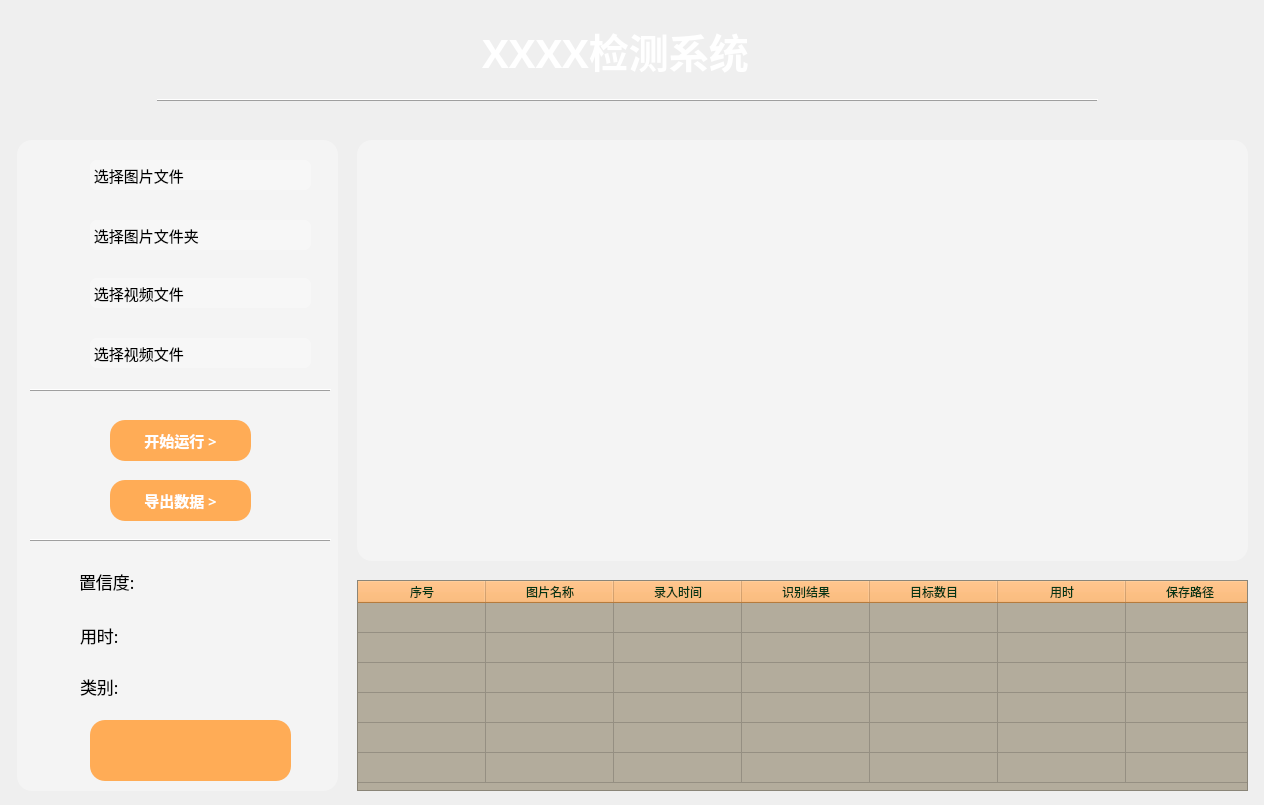
<?xml version="1.0" encoding="UTF-8"?>
<ui version="4.0">
 <class>MainWindow</class>
 <widget class="QMainWindow" name="MainWindow">
  <property name="windowModality">
   <enum>Qt::NonModal</enum>
  </property>
  <property name="enabled">
   <bool>true</bool>
  </property>
  <property name="geometry">
   <rect>
    <x>0</x>
    <y>0</y>
    <width>1264</width>
    <height>805</height>
   </rect>
  </property>
  <property name="minimumSize">
   <size>
    <width>1264</width>
    <height>799</height>
   </size>
  </property>
  <property name="maximumSize">
   <size>
    <width>1264</width>
    <height>805</height>
   </size>
  </property>
  <property name="font">
   <font>
    <family>仿宋</family>
   </font>
  </property>
  <property name="contextMenuPolicy">
   <enum>Qt::DefaultContextMenu</enum>
  </property>
  <property name="windowTitle">
   <string>基于深度学习的xxxxx</string>
  </property>
  <property name="autoFillBackground">
   <bool>false</bool>
  </property>
  <property name="styleSheet">
   <string notr="true">#centralwidget {background-image: url(&quot;D:/lg/BaiduSyncdisk/project/person_code/project_self/11_fruit_detect/code_yolov5/icon/background.jpg&quot;);}

</string>
  </property>
  <property name="locale">
   <locale language="Chinese" country="China"/>
  </property>
  <property name="setWindowFlags" stdset="0">
   <string>QtCore.Qt.FramelessWindowHint</string>
  </property>
  <property name="setAttribute" stdset="0">
   <string>QtCore.Qt.WA_TranslucentBackground</string>
  </property>
  <widget class="QWidget" name="centralwidget">
   <property name="font">
    <font>
     <family>黑体</family>
    </font>
   </property>
   <widget class="QLabel" name="label_title">
    <property name="geometry">
     <rect>
      <x>90</x>
      <y>20</y>
      <width>1051</width>
      <height>61</height>
     </rect>
    </property>
    <property name="minimumSize">
     <size>
      <width>0</width>
      <height>0</height>
     </size>
    </property>
    <property name="maximumSize">
     <size>
      <width>10000</width>
      <height>10000</height>
     </size>
    </property>
    <property name="font">
     <font>
      <family>微软雅黑</family>
      <pointsize>30</pointsize>
      <weight>75</weight>
      <italic>false</italic>
      <bold>true</bold>
     </font>
    </property>
    <property name="styleSheet">
     <string notr="true">color: rgb(255, 255, 255);</string>
    </property>
    <property name="locale">
     <locale language="English" country="UnitedStates"/>
    </property>
    <property name="text">
     <string>XXXX检测系统</string>
    </property>
    <property name="alignment">
     <set>Qt::AlignCenter</set>
    </property>
   </widget>
   <widget class="QFrame" name="frame">
    <property name="geometry">
     <rect>
      <x>157</x>
      <y>90</y>
      <width>941</width>
      <height>20</height>
     </rect>
    </property>
    <property name="font">
     <font>
      <pointsize>9</pointsize>
     </font>
    </property>
    <property name="acceptDrops">
     <bool>true</bool>
    </property>
    <property name="toolTipDuration">
     <number>-2</number>
    </property>
    <property name="frameShape">
     <enum>QFrame::HLine</enum>
    </property>
    <property name="frameShadow">
     <enum>QFrame::Raised</enum>
    </property>
    <property name="lineWidth">
     <number>1</number>
    </property>
   </widget>
   <widget class="QLabel" name="label_img">
    <property name="geometry">
     <rect>
      <x>357</x>
      <y>140</y>
      <width>891</width>
      <height>421</height>
     </rect>
    </property>
    <property name="styleSheet">
     <string notr="true">background-color: rgba(255,255,255, 80);
border-radius: 15px;
</string>
    </property>
    <property name="text">
     <string/>
    </property>
    <property name="pixmap">
     <pixmap>icon/zhutu2.png</pixmap>
    </property>
    <property name="alignment">
     <set>Qt::AlignCenter</set>
    </property>
    <property name="wordWrap">
     <bool>false</bool>
    </property>
    <property name="margin">
     <number>0</number>
    </property>
    <property name="indent">
     <number>-1</number>
    </property>
    <property name="openExternalLinks">
     <bool>false</bool>
    </property>
   </widget>
   <widget class="QLabel" name="label_23">
    <property name="geometry">
     <rect>
      <x>250</x>
      <y>197</y>
      <width>50</width>
      <height>27</height>
     </rect>
    </property>
    <property name="text">
     <string/>
    </property>
    <property name="pixmap">
     <pixmap>icon2/mubiaojiance.png</pixmap>
    </property>
    <property name="alignment">
     <set>Qt::AlignCenter</set>
    </property>
   </widget>
   <widget class="QLabel" name="label_24">
    <property name="geometry">
     <rect>
      <x>260</x>
      <y>240</y>
      <width>30</width>
      <height>30</height>
     </rect>
    </property>
    <property name="text">
     <string/>
    </property>
    <property name="pixmap">
     <pixmap>icon2/mubiaogenzong.png</pixmap>
    </property>
    <property name="alignment">
     <set>Qt::AlignCenter</set>
    </property>
   </widget>
   <widget class="QFrame" name="frame_3">
    <property name="geometry">
     <rect>
      <x>30</x>
      <y>380</y>
      <width>301</width>
      <height>20</height>
     </rect>
    </property>
    <property name="font">
     <font>
      <pointsize>9</pointsize>
     </font>
    </property>
    <property name="frameShape">
     <enum>QFrame::HLine</enum>
    </property>
    <property name="frameShadow">
     <enum>QFrame::Raised</enum>
    </property>
    <property name="lineWidth">
     <number>1</number>
    </property>
   </widget>
   <widget class="QFrame" name="frame_6">
    <property name="geometry">
     <rect>
      <x>30</x>
      <y>530</y>
      <width>301</width>
      <height>20</height>
     </rect>
    </property>
    <property name="font">
     <font>
      <pointsize>2</pointsize>
     </font>
    </property>
    <property name="frameShape">
     <enum>QFrame::HLine</enum>
    </property>
    <property name="frameShadow">
     <enum>QFrame::Raised</enum>
    </property>
    <property name="lineWidth">
     <number>1</number>
    </property>
    <property name="midLineWidth">
     <number>0</number>
    </property>
   </widget>
   <widget class="QPushButton" name="pushButton_start">
    <property name="geometry">
     <rect>
      <x>110</x>
      <y>420</y>
      <width>141</width>
      <height>41</height>
     </rect>
    </property>
    <property name="font">
     <font>
      <family>黑体</family>
      <pointsize>11</pointsize>
      <weight>75</weight>
      <bold>true</bold>
     </font>
    </property>
    <property name="styleSheet">
     <string notr="true">background-color: rgb(255,172,86);

border-radius: 15px;

color: rgb(255,255,255);</string>
    </property>
    <property name="text">
     <string>开始运行 &gt;</string>
    </property>
   </widget>
   <widget class="QLabel" name="label_score">
    <property name="geometry">
     <rect>
      <x>190</x>
      <y>566</y>
      <width>131</width>
      <height>31</height>
     </rect>
    </property>
    <property name="font">
     <font>
      <family>黑体</family>
      <pointsize>13</pointsize>
     </font>
    </property>
    <property name="styleSheet">
     <string notr="true">color: rgb(0, 0, 0);</string>
    </property>
    <property name="locale">
     <locale language="English" country="UnitedStates"/>
    </property>
    <property name="text">
     <string/>
    </property>
   </widget>
   <widget class="QLabel" name="label_classes">
    <property name="geometry">
     <rect>
      <x>800</x>
      <y>690</y>
      <width>41</width>
      <height>31</height>
     </rect>
    </property>
    <property name="font">
     <font>
      <family>黑体</family>
      <pointsize>13</pointsize>
     </font>
    </property>
    <property name="styleSheet">
     <string notr="true">color: rgb(255, 255, 255);</string>
    </property>
    <property name="text">
     <string/>
    </property>
   </widget>
   <widget class="QLabel" name="label_img_path">
    <property name="geometry">
     <rect>
      <x>90</x>
      <y>160</y>
      <width>221</width>
      <height>30</height>
     </rect>
    </property>
    <property name="font">
     <font>
      <family>黑体</family>
      <pointsize>11</pointsize>
      <weight>50</weight>
      <bold>false</bold>
     </font>
    </property>
    <property name="toolTipDuration">
     <number>-1</number>
    </property>
    <property name="styleSheet">
     <string notr="true">background-color: rgba(255, 255, 255, 80);

border-radius: 7px;

color: rgb(0,0,0);</string>
    </property>
    <property name="text">
     <string> 选择图片文件</string>
    </property>
    <property name="textFormat">
     <enum>Qt::AutoText</enum>
    </property>
   </widget>
   <widget class="QPushButton" name="pushButton_img">
    <property name="geometry">
     <rect>
      <x>30</x>
      <y>150</y>
      <width>45</width>
      <height>45</height>
     </rect>
    </property>
    <property name="styleSheet">
     <string notr="true">QPushButton {
    background-color: transparent;
    border-radius: 10px; /* 设置圆角半径为10像素 */
}

QPushButton:hover {
    background-color: rgb(98, 105, 111);
}</string>
    </property>
    <property name="text">
     <string/>
    </property>
    <property name="icon">
     <iconset>
      <normaloff>icon/dirs.png</normaloff>icon/dirs.png</iconset>
    </property>
    <property name="iconSize">
     <size>
      <width>40</width>
      <height>27</height>
     </size>
    </property>
   </widget>
   <widget class="QPushButton" name="pushButton_dir">
    <property name="geometry">
     <rect>
      <x>30</x>
      <y>212</y>
      <width>45</width>
      <height>45</height>
     </rect>
    </property>
    <property name="styleSheet">
     <string notr="true">QPushButton {
    background-color: transparent;
    border-radius: 10px; /* 设置圆角半径为10像素 */
}

QPushButton:hover {
    background-color: rgb(98, 105, 111);
}</string>
    </property>
    <property name="text">
     <string/>
    </property>
    <property name="icon">
     <iconset>
      <normaloff>icon/dir.png</normaloff>icon/dir.png</iconset>
    </property>
    <property name="iconSize">
     <size>
      <width>40</width>
      <height>27</height>
     </size>
    </property>
   </widget>
   <widget class="QLabel" name="label_dir_path">
    <property name="geometry">
     <rect>
      <x>90</x>
      <y>220</y>
      <width>221</width>
      <height>30</height>
     </rect>
    </property>
    <property name="font">
     <font>
      <family>黑体</family>
      <pointsize>11</pointsize>
      <weight>50</weight>
      <bold>false</bold>
     </font>
    </property>
    <property name="toolTipDuration">
     <number>-1</number>
    </property>
    <property name="styleSheet">
     <string notr="true">background-color: rgba(255, 255, 255, 80);

border-radius: 7px;

color: rgb(0,0,0);</string>
    </property>
    <property name="text">
     <string> 选择图片文件夹</string>
    </property>
    <property name="textFormat">
     <enum>Qt::AutoText</enum>
    </property>
   </widget>
   <widget class="QPushButton" name="pushButton_video">
    <property name="geometry">
     <rect>
      <x>30</x>
      <y>270</y>
      <width>45</width>
      <height>45</height>
     </rect>
    </property>
    <property name="styleSheet">
     <string notr="true">QPushButton {
    background-color: transparent;
    border-radius: 10px; /* 设置圆角半径为10像素 */
}

QPushButton:hover {
    background-color: rgb(98, 105, 111);
}</string>
    </property>
    <property name="text">
     <string/>
    </property>
    <property name="icon">
     <iconset>
      <normaloff>icon/shipinwenjian.png</normaloff>icon/shipinwenjian.png</iconset>
    </property>
    <property name="iconSize">
     <size>
      <width>40</width>
      <height>27</height>
     </size>
    </property>
   </widget>
   <widget class="QLabel" name="label_video_path">
    <property name="geometry">
     <rect>
      <x>90</x>
      <y>278</y>
      <width>221</width>
      <height>30</height>
     </rect>
    </property>
    <property name="font">
     <font>
      <family>黑体</family>
      <pointsize>11</pointsize>
      <weight>50</weight>
      <bold>false</bold>
     </font>
    </property>
    <property name="toolTipDuration">
     <number>-1</number>
    </property>
    <property name="styleSheet">
     <string notr="true">background-color: rgba(255, 255, 255, 80);

border-radius: 7px;

color: rgb(0,0,0);</string>
    </property>
    <property name="text">
     <string> 选择视频文件</string>
    </property>
    <property name="textFormat">
     <enum>Qt::AutoText</enum>
    </property>
   </widget>
   <widget class="QPushButton" name="pushButton_export">
    <property name="geometry">
     <rect>
      <x>110</x>
      <y>480</y>
      <width>141</width>
      <height>41</height>
     </rect>
    </property>
    <property name="font">
     <font>
      <family>黑体</family>
      <pointsize>11</pointsize>
      <weight>75</weight>
      <bold>true</bold>
     </font>
    </property>
    <property name="styleSheet">
     <string notr="true">background-color: rgb(255,172,86);

border-radius: 15px;

color: rgb(255,255,255);</string>
    </property>
    <property name="text">
     <string>导出数据 &gt;</string>
    </property>
   </widget>
   <widget class="QLabel" name="label_15">
    <property name="geometry">
     <rect>
      <x>40</x>
      <y>671</y>
      <width>30</width>
      <height>30</height>
     </rect>
    </property>
    <property name="text">
     <string/>
    </property>
    <property name="pixmap">
     <pixmap>icon/leibie.png</pixmap>
    </property>
    <property name="alignment">
     <set>Qt::AlignCenter</set>
    </property>
   </widget>
   <widget class="QLabel" name="label_7">
    <property name="geometry">
     <rect>
      <x>80</x>
      <y>671</y>
      <width>71</width>
      <height>31</height>
     </rect>
    </property>
    <property name="font">
     <font>
      <family>黑体</family>
      <pointsize>13</pointsize>
     </font>
    </property>
    <property name="styleSheet">
     <string notr="true">color: rgb(0, 0, 0);</string>
    </property>
    <property name="locale">
     <locale language="English" country="UnitedStates"/>
    </property>
    <property name="text">
     <string>类别:</string>
    </property>
   </widget>
   <widget class="QLabel" name="label_6">
    <property name="geometry">
     <rect>
      <x>79</x>
      <y>561</y>
      <width>91</width>
      <height>41</height>
     </rect>
    </property>
    <property name="font">
     <font>
      <family>黑体</family>
      <pointsize>13</pointsize>
     </font>
    </property>
    <property name="styleSheet">
     <string notr="true">color: rgb(0, 0, 0);</string>
    </property>
    <property name="locale">
     <locale language="English" country="UnitedStates"/>
    </property>
    <property name="text">
     <string>置信度:</string>
    </property>
   </widget>
   <widget class="QLabel" name="label_14">
    <property name="geometry">
     <rect>
      <x>40</x>
      <y>566</y>
      <width>29</width>
      <height>34</height>
     </rect>
    </property>
    <property name="text">
     <string/>
    </property>
    <property name="pixmap">
     <pixmap>icon/zhixindu.png</pixmap>
    </property>
    <property name="alignment">
     <set>Qt::AlignCenter</set>
    </property>
   </widget>
   <widget class="QTableWidget" name="tableWidget_info">
    <property name="geometry">
     <rect>
      <x>357</x>
      <y>580</y>
      <width>891</width>
      <height>211</height>
     </rect>
    </property>
    <property name="font">
     <font>
      <family>黑体</family>
     </font>
    </property>
    <property name="styleSheet">
     <string notr="true">QHeaderView::section {
    background-color: rgb(255,172,86);
    color: rgb(3,53,20);
}

QTableWidget {
    background-color: rgb(179,172,156);
}


QTableView::item:hover{
	background-color:rgb(255,172,86);
}

QTableView::item:selected:!active{
	background-color:#f0f0f2;
}





</string>
    </property>
    <property name="locale">
     <locale language="English" country="UnitedStates"/>
    </property>
    <property name="lineWidth">
     <number>0</number>
    </property>
    <property name="verticalScrollBarPolicy">
     <enum>Qt::ScrollBarAlwaysOff</enum>
    </property>
    <property name="horizontalScrollBarPolicy">
     <enum>Qt::ScrollBarAlwaysOff</enum>
    </property>
    <property name="autoScroll">
     <bool>false</bool>
    </property>
    <property name="editTriggers">
     <set>QAbstractItemView::NoEditTriggers</set>
    </property>
    <property name="verticalScrollMode">
     <enum>QAbstractItemView::ScrollPerPixel</enum>
    </property>
    <property name="horizontalScrollMode">
     <enum>QAbstractItemView::ScrollPerPixel</enum>
    </property>
    <property name="showGrid">
     <bool>true</bool>
    </property>
    <property name="gridStyle">
     <enum>Qt::CustomDashLine</enum>
    </property>
    <property name="sortingEnabled">
     <bool>false</bool>
    </property>
    <property name="wordWrap">
     <bool>true</bool>
    </property>
    <property name="cornerButtonEnabled">
     <bool>true</bool>
    </property>
    <property name="rowCount">
     <number>6</number>
    </property>
    <property name="columnCount">
     <number>7</number>
    </property>
    <property name="sectionResizeMode" stdset="0">
     <string>QHeaderView::ResizeToContents</string>
    </property>
    <attribute name="horizontalHeaderVisible">
     <bool>true</bool>
    </attribute>
    <attribute name="horizontalHeaderCascadingSectionResizes">
     <bool>false</bool>
    </attribute>
    <attribute name="horizontalHeaderMinimumSectionSize">
     <number>30</number>
    </attribute>
    <attribute name="horizontalHeaderDefaultSectionSize">
     <number>128</number>
    </attribute>
    <attribute name="horizontalHeaderShowSortIndicator" stdset="0">
     <bool>false</bool>
    </attribute>
    <attribute name="verticalHeaderVisible">
     <bool>false</bool>
    </attribute>
    <attribute name="verticalHeaderCascadingSectionResizes">
     <bool>false</bool>
    </attribute>
    <row/>
    <row/>
    <row/>
    <row/>
    <row/>
    <row/>
    <column>
     <property name="text">
      <string>序号</string>
     </property>
    </column>
    <column>
     <property name="text">
      <string>图片名称</string>
     </property>
    </column>
    <column>
     <property name="text">
      <string>录入时间</string>
     </property>
    </column>
    <column>
     <property name="text">
      <string>识别结果</string>
     </property>
    </column>
    <column>
     <property name="text">
      <string>目标数目</string>
     </property>
    </column>
    <column>
     <property name="text">
      <string>用时</string>
     </property>
    </column>
    <column>
     <property name="text">
      <string>保存路径</string>
     </property>
    </column>
   </widget>
   <widget class="QLabel" name="label_class">
    <property name="geometry">
     <rect>
      <x>90</x>
      <y>720</y>
      <width>201</width>
      <height>61</height>
     </rect>
    </property>
    <property name="font">
     <font>
      <family>黑体</family>
      <pointsize>13</pointsize>
     </font>
    </property>
    <property name="styleSheet">
     <string notr="true">background-color: rgb(255,172,86);

border-radius: 15px;

color: rgb(0,0,0);</string>
    </property>
    <property name="locale">
     <locale language="English" country="UnitedStates"/>
    </property>
    <property name="text">
     <string/>
    </property>
    <property name="alignment">
     <set>Qt::AlignCenter</set>
    </property>
   </widget>
   <widget class="QLabel" name="label_control">
    <property name="geometry">
     <rect>
      <x>17</x>
      <y>140</y>
      <width>321</width>
      <height>651</height>
     </rect>
    </property>
    <property name="styleSheet">
     <string notr="true">background-color: rgba(255,255,255, 80);
border-radius: 15px;
</string>
    </property>
    <property name="text">
     <string/>
    </property>
   </widget>
   <widget class="QLabel" name="label_16">
    <property name="geometry">
     <rect>
      <x>40</x>
      <y>620</y>
      <width>30</width>
      <height>30</height>
     </rect>
    </property>
    <property name="text">
     <string/>
    </property>
    <property name="pixmap">
     <pixmap>icon/yongshi.png</pixmap>
    </property>
    <property name="alignment">
     <set>Qt::AlignCenter</set>
    </property>
   </widget>
   <widget class="QLabel" name="label_8">
    <property name="geometry">
     <rect>
      <x>80</x>
      <y>620</y>
      <width>71</width>
      <height>31</height>
     </rect>
    </property>
    <property name="font">
     <font>
      <family>黑体</family>
      <pointsize>13</pointsize>
     </font>
    </property>
    <property name="styleSheet">
     <string notr="true">color: rgb(0, 0, 0);</string>
    </property>
    <property name="locale">
     <locale language="English" country="UnitedStates"/>
    </property>
    <property name="text">
     <string>用时:</string>
    </property>
   </widget>
   <widget class="QLabel" name="label_time">
    <property name="geometry">
     <rect>
      <x>150</x>
      <y>620</y>
      <width>171</width>
      <height>31</height>
     </rect>
    </property>
    <property name="font">
     <font>
      <family>黑体</family>
      <pointsize>13</pointsize>
     </font>
    </property>
    <property name="styleSheet">
     <string notr="true">color: rgb(0, 0, 0);</string>
    </property>
    <property name="locale">
     <locale language="English" country="UnitedStates"/>
    </property>
    <property name="text">
     <string/>
    </property>
   </widget>
   <widget class="QPushButton" name="pushButton_camera">
    <property name="geometry">
     <rect>
      <x>30</x>
      <y>330</y>
      <width>45</width>
      <height>45</height>
     </rect>
    </property>
    <property name="styleSheet">
     <string notr="true">QPushButton {
    background-color: transparent;
    border-radius: 10px; /* 设置圆角半径为10像素 */
}

QPushButton:hover {
    background-color: rgb(98, 105, 111);
}</string>
    </property>
    <property name="text">
     <string/>
    </property>
    <property name="icon">
     <iconset>
      <normaloff>icon/shexiangtou.png</normaloff>icon/shexiangtou.png</iconset>
    </property>
    <property name="iconSize">
     <size>
      <width>40</width>
      <height>27</height>
     </size>
    </property>
   </widget>
   <widget class="QLabel" name="label_camera_path">
    <property name="geometry">
     <rect>
      <x>90</x>
      <y>338</y>
      <width>221</width>
      <height>30</height>
     </rect>
    </property>
    <property name="font">
     <font>
      <family>黑体</family>
      <pointsize>11</pointsize>
      <weight>50</weight>
      <bold>false</bold>
     </font>
    </property>
    <property name="toolTipDuration">
     <number>-1</number>
    </property>
    <property name="styleSheet">
     <string notr="true">background-color: rgba(255, 255, 255, 80);

border-radius: 7px;

color: rgb(0,0,0);</string>
    </property>
    <property name="text">
     <string> 选择视频文件</string>
    </property>
    <property name="textFormat">
     <enum>Qt::AutoText</enum>
    </property>
   </widget>
   <widget class="QLabel" name="label_info">
    <property name="geometry">
     <rect>
      <x>160</x>
      <y>110</y>
      <width>901</width>
      <height>21</height>
     </rect>
    </property>
    <property name="text">
     <string/>
    </property>
   </widget>
   <widget class="QLabel" name="label_xiaohui">
    <property name="geometry">
     <rect>
      <x>1130</x>
      <y>60</y>
      <width>81</width>
      <height>61</height>
     </rect>
    </property>
    <property name="text">
     <string/>
    </property>
   </widget>
   <zorder>label_control</zorder>
   <zorder>label_title</zorder>
   <zorder>frame</zorder>
   <zorder>label_img</zorder>
   <zorder>label_23</zorder>
   <zorder>label_24</zorder>
   <zorder>frame_3</zorder>
   <zorder>frame_6</zorder>
   <zorder>pushButton_start</zorder>
   <zorder>label_score</zorder>
   <zorder>label_classes</zorder>
   <zorder>label_img_path</zorder>
   <zorder>pushButton_img</zorder>
   <zorder>pushButton_dir</zorder>
   <zorder>label_dir_path</zorder>
   <zorder>pushButton_video</zorder>
   <zorder>label_video_path</zorder>
   <zorder>pushButton_export</zorder>
   <zorder>label_15</zorder>
   <zorder>label_7</zorder>
   <zorder>label_6</zorder>
   <zorder>label_14</zorder>
   <zorder>tableWidget_info</zorder>
   <zorder>label_class</zorder>
   <zorder>label_16</zorder>
   <zorder>label_8</zorder>
   <zorder>label_time</zorder>
   <zorder>pushButton_camera</zorder>
   <zorder>label_camera_path</zorder>
   <zorder>label_info</zorder>
   <zorder>label_xiaohui</zorder>
  </widget>
 </widget>
 <resources/>
 <connections/>
</ui>
